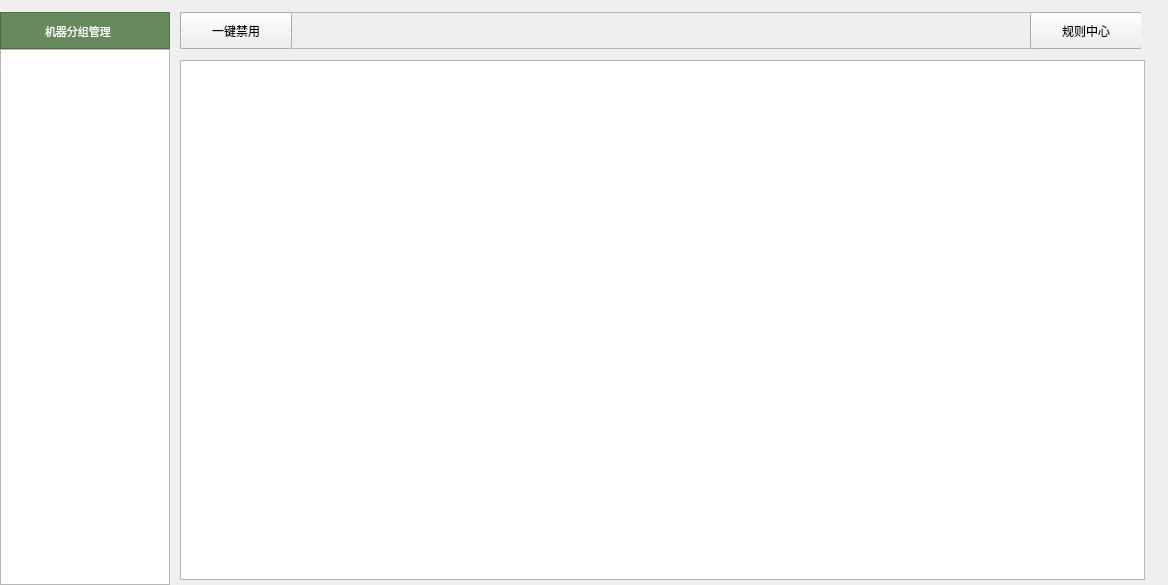
<?xml version="1.0" encoding="UTF-8"?>
<ui version="4.0">
 <class>CustomRuleWidget</class>
 <widget class="QWidget" name="CustomRuleWidget">
  <property name="geometry">
   <rect>
    <x>0</x>
    <y>0</y>
    <width>1168</width>
    <height>585</height>
   </rect>
  </property>
  <property name="windowTitle">
   <string>Form</string>
  </property>
  <widget class="QListWidget" name="groupListWidget">
   <property name="geometry">
    <rect>
     <x>0</x>
     <y>49</y>
     <width>170</width>
     <height>536</height>
    </rect>
   </property>
   <property name="styleSheet">
    <string notr="true"/>
   </property>
  </widget>
  <widget class="QFrame" name="groupTitleFrame">
   <property name="geometry">
    <rect>
     <x>0</x>
     <y>12</y>
     <width>170</width>
     <height>37</height>
    </rect>
   </property>
   <property name="styleSheet">
    <string notr="true">background-color: #66895D;</string>
   </property>
   <property name="frameShape">
    <enum>QFrame::StyledPanel</enum>
   </property>
   <property name="frameShadow">
    <enum>QFrame::Raised</enum>
   </property>
   <widget class="QLabel" name="label">
    <property name="geometry">
     <rect>
      <x>45</x>
      <y>9</y>
      <width>101</width>
      <height>21</height>
     </rect>
    </property>
    <property name="font">
     <font>
      <family>Microsoft YaHei</family>
      <pointsize>8</pointsize>
     </font>
    </property>
    <property name="styleSheet">
     <string notr="true">color: white;</string>
    </property>
    <property name="text">
     <string>机器分组管理</string>
    </property>
   </widget>
   <widget class="QLabel" name="label_2">
    <property name="geometry">
     <rect>
      <x>20</x>
      <y>10</y>
      <width>19</width>
      <height>19</height>
     </rect>
    </property>
    <property name="text">
     <string/>
    </property>
    <property name="pixmap">
     <pixmap resource="../image.qrc">:/res/image/agentMan/group_icon.png</pixmap>
    </property>
   </widget>
  </widget>
  <widget class="QFrame" name="toolbarFrame">
   <property name="geometry">
    <rect>
     <x>180</x>
     <y>12</y>
     <width>961</width>
     <height>37</height>
    </rect>
   </property>
   <property name="frameShape">
    <enum>QFrame::StyledPanel</enum>
   </property>
   <property name="frameShadow">
    <enum>QFrame::Raised</enum>
   </property>
   <widget class="QPushButton" name="disablePushButton">
    <property name="geometry">
     <rect>
      <x>0</x>
      <y>0</y>
      <width>112</width>
      <height>37</height>
     </rect>
    </property>
    <property name="font">
     <font>
      <family>Microsoft YaHei</family>
     </font>
    </property>
    <property name="styleSheet">
     <string notr="true"/>
    </property>
    <property name="text">
     <string>一键禁用</string>
    </property>
   </widget>
   <widget class="QPushButton" name="ruleCenterPushButton">
    <property name="geometry">
     <rect>
      <x>850</x>
      <y>0</y>
      <width>112</width>
      <height>37</height>
     </rect>
    </property>
    <property name="font">
     <font>
      <family>Microsoft YaHei</family>
     </font>
    </property>
    <property name="styleSheet">
     <string notr="true"/>
    </property>
    <property name="text">
     <string>规则中心</string>
    </property>
   </widget>
  </widget>
  <widget class="QFrame" name="tabWidgetFrame">
   <property name="geometry">
    <rect>
     <x>180</x>
     <y>60</y>
     <width>965</width>
     <height>521</height>
    </rect>
   </property>
   <property name="styleSheet">
    <string notr="true">background-color: white;</string>
   </property>
   <widget class="QTabWidget" name="tabWidget">
    <property name="geometry">
     <rect>
      <x>0</x>
      <y>0</y>
      <width>965</width>
      <height>521</height>
     </rect>
    </property>
    <property name="whatsThis">
     <string>&lt;html&gt;&lt;head/&gt;&lt;body&gt;&lt;p&gt;&lt;br/&gt;&lt;/p&gt;&lt;/body&gt;&lt;/html&gt;</string>
    </property>
    <property name="styleSheet">
     <string notr="true"/>
    </property>
    <property name="currentIndex">
     <number>-1</number>
    </property>
   </widget>
  </widget>
 </widget>
 <resources>
  <include location="../image.qrc"/>
 </resources>
 <connections/>
</ui>
